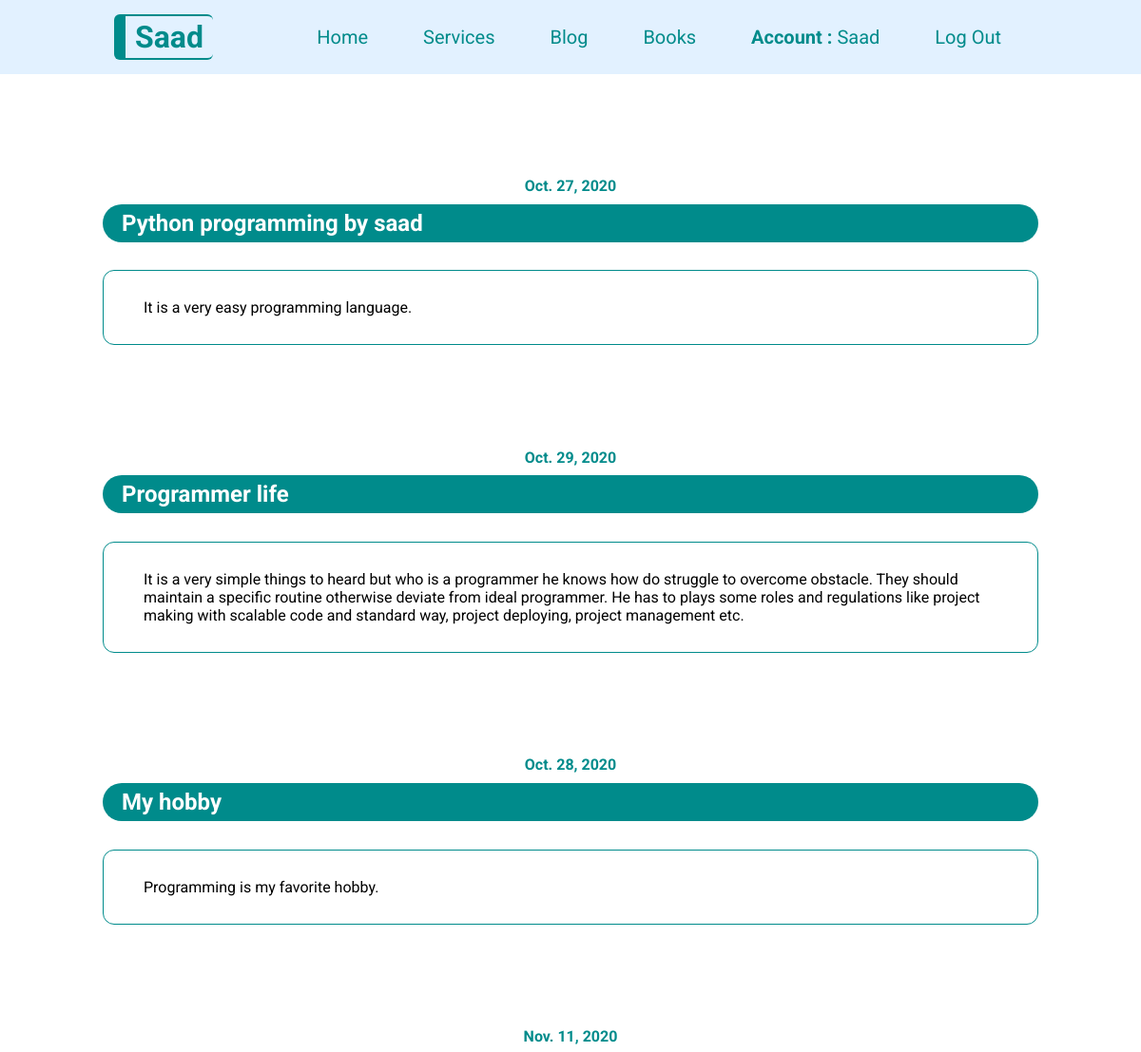
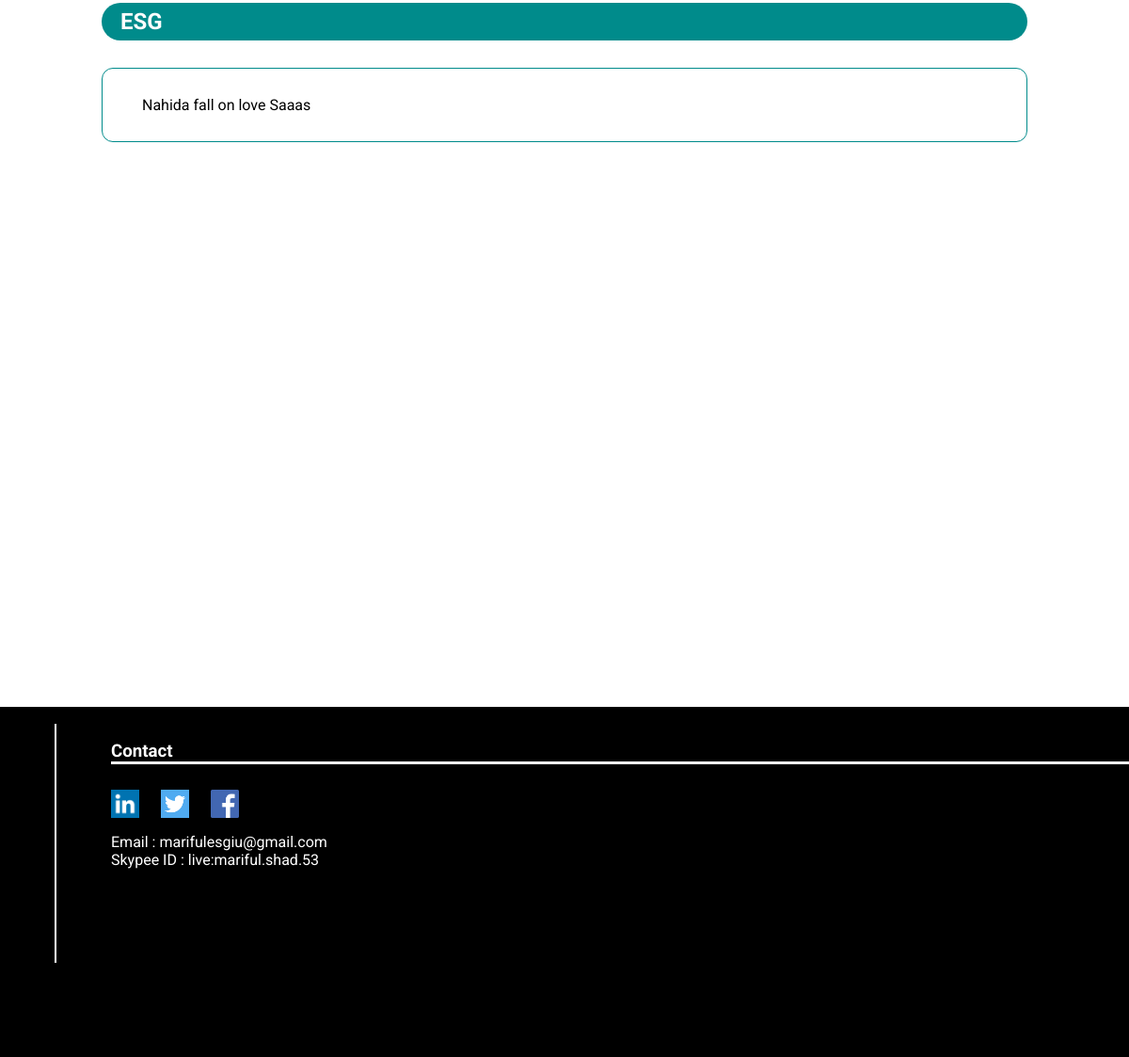
Page /blog/ (signed in) on the committed database (2 pictures, top to bottom).
### home/models.py (models this page shows, shortened)
class Blog(models.Model):
    title = models.CharField(max_length=500)
    description = models.TextField(max_length=10000)
    date = models.DateField('Date')

### home/views.py (the view)
# urls.py: path('blog/', views.blog, name='blog'),
def blog(request):
    blog = Blog.objects.all()
    return render(request, 'blog.html', {'blog': blog})

### templates/blog.html
{% extends 'index.html' %}
{% block content %}
    <div class="blog">
        {% for x in blog %}
        <h4> {{ x.date }} </h4>
        <h2> {{ x.title }} </h2>
        <p> {{ x.description }} </p>
        {% endfor %}
    </div>
{% endblock %}

### templates/index.html (shortened to what this page needs)
<!DOCTYPE html>
<html>
<head>
	{% load static %}
    <link rel="stylesheet" type="text/css" href="{% static 'index.css' %}">
    <link rel="stylesheet" type="text/css" href="{% static 'profile.css' %}">
    <link rel="stylesheet" type="text/css" href="{% static 'login.css' %}">
    <link rel="stylesheet" type="text/css" href="{% static 'register.css' %}">
    <link rel="stylesheet" type="text/css" href="{% static 'blog.css' %}">
    <link rel="stylesheet" type="text/css" href="{% static 'service.css' %}">
    <link rel="stylesheet" type="text/css" href="{% static 'books.css' %}">
<body>
<header>
	<a class="saad" href="{% url 'home' %}"><h1> Saad  </h1></a>
    <div class="navbar">
	    <nav><a href="{% url 'home' %}"> Home </a> </nav>
		{% if user.is_authenticated %}
		<nav><a href="{% url 'service' %}"> Services </a></nav>
		<nav><a href="{% url 'blog' %}"> Blog </a> </nav>
		<nav><a href="{% url 'book' %}"> Books </a></nav>
	    <nav><a href="{% url 'profile' %}"><b> Account : </b>{{ user.username }} </a></nav>
		<nav><a href="{% url 'logout' %}"> Log Out </a></nav>
	    {% else %}
		<nav><a href="{% url 'book' %}"> Books </a></nav>
	    <nav> <a href="{% url 'reg' %}"> Create Account</a> </nav>
	    <nav><a href="{% url 'login' %}"> Log In </a></nav>
        {% endif %}
    </div>
</header>
{% block content %}{% endblock %}
<footer class="contact">
	<div>
		<div>
	         <h3>Contact</h3>
	         <li>
				 <ul><a href="https://www.linkedin.com/in/mariful-islam-saad-a479a2192" target="_blank">
			         <img src="{% static 'image/linkedin.png' %}"
						  height="30" width="30"></a>
				 </ul>
				 <ul><a href="https://twitter.com/Mariful24860450" target="_blank">
					 <img src="{% static 'image/twitter.png' %}"
						  height="30" width="30"></a>
				 </ul>
				 <ul><a href="https://www.facebook.com/saad590/" target="_blank">
					 <img src="{% static 'image/fb.png' %}"
						  height="30" width="30"></a>
				 </ul>
			 </li>
			 <p>Email : marifulesgiu@gmail.com</p>
	         <p>Skypee ID : live:mariful.shad.53</p>
		</div>
	</div>
</footer>
</body>
</html>

### static/index.css (style rules this page uses)
* { margin: 0; padding: 0; font-family: 'Roboto', sans-serif; }
.saad { color: darkcyan; text-decoration: none; transition: all 0.2s ease 0s; border: 2px solid darkcyan; border-radius: 6px; border-right: 7px; border-left-width: 12px; padding: 3px 10px; }
header { display: flex; background: #e2f1ff; justify-content: space-between; align-items: center; padding: 15px 120px ; border: 0px; }
.navbar nav { padding: 0px 11px; border: 0px; display: inline-block; font-size: 20px; transition: all 0.3s ease 0s; }
.navbar nav a { padding: 7px 16px; border: 0px solid darkcyan; text-decoration: none; transition: all 0.1s ease 0s; color: darkcyan; border-radius: 20px; transition: all 0.3s ease 0s; }
.contact { color: white; background: black; }
.contact div { padding-top: 18px; padding-left: 58px; padding-bottom: 100px; }
.contact div div { border-left: 2px solid white; }
.contact h3 { border-bottom: 3px solid white; }
.contact li { margin-top: 15px; list-style: none; padding: 12px 0px; display: flex; }
.contact li ul { padding: 0px 23px; padding-left: 0px; }

### static/login.css (style rules this page uses)
footer.contact { margin-top: 600px; color: white; background: black; }

### static/blog.css (style rules this page uses)
.blog { margin: 9%; }
.blog h4 { margin-bottom: 1%; color: darkcyan; text-align: center; }
.blog h2 { border: 0px; border-radius: 22px; background: darkcyan; color: white; padding: 6px 20px; margin-bottom: 3%; }
.blog p { margin-bottom: 11%; border: 1px solid darkcyan; padding: 29px 42px; border-radius: 12px; }

### rows in the picture
Blog: date "Oct. 27, 2020", title "Python programming by saad", description "It is a very easy programming language."
Blog: date "Oct. 29, 2020", title "Programmer life", description "It is a very simple things to heard but who is a programmer he knows how do struggle to overcome obstacle. They should maintain a specific routine otherwise deviate from ideal programmer. He has to plays some roles and regulations like project making with scalable code and standard way, project deploying, project management etc."
Blog: date "Oct. 28, 2020", title "My hobby", description "Programming is my favorite hobby."
Blog: date "Nov. 11, 2020", title "ESG", description "Nahida fall on love Saaas"

### other values in the picture
{{ user.username }} "Saad"
